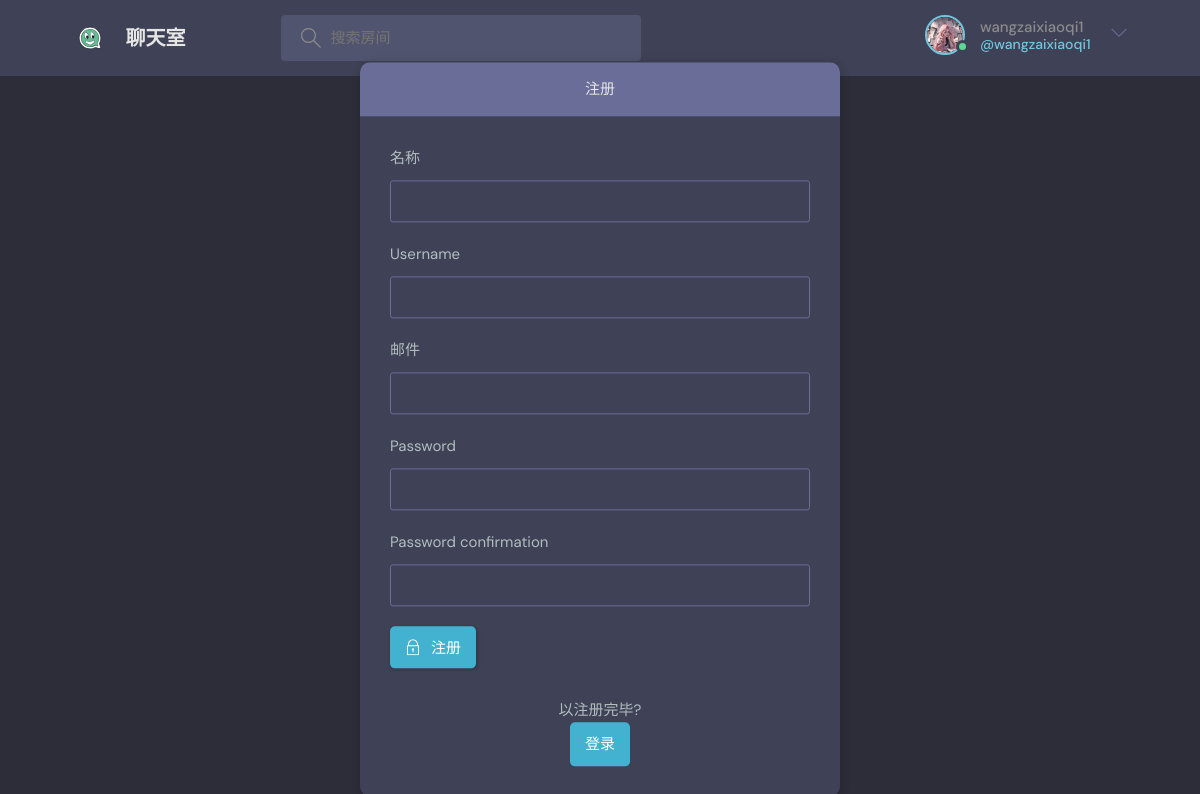
Page /register/ (signed in) on the committed database.
### base/models.py (models this page shows)
class User(AbstractUser):
    name =models.CharField(max_length=200,null=True)
    email=models.EmailField(unique=True, null=True)
    bio=models.TextField(null=True)
    avatar=models.ImageField(null=True,default='avatar.svg')
    score = models.IntegerField(default=0)
    USERNAME_FIELD='email'
    REQUIRED_FIELDS=[]

### base/views.py (the view, shortened to what this page needs)
# urls.py: path('register/', views.registerPage, name="register"),
def registerPage(request):
    form = MyUserCreationForm()
    return render(request, 'base/login_register.html', {'form': form})

### base/forms.py
class MyUserCreationForm(UserCreationForm):
    class Meta:
        model=User
        fields=['name','username','email','password1','password2']

### base/templates/base/login_register.html (shortened to what this page needs)
{%extends 'main.html'%}
{%block content%}
<main class="auth layout">
  {% if page == 'login' %}
  <div class="container">
    <div class="layout__box">
      <div class="layout__boxHeader">
        <div class="layout__boxTitle">
          <h3>用户登录界面</h3>
        </div>
      </div>
      <div class="layout__body">
        <h2 class="auth__tagline">登录</h2>
        <form class="form" action="" method="POST">
          {%csrf_token%}
          <div class="form__group form__group">
            <label for="room_name">邮箱</label>
            <input id="username" name="email" type="text" placeholder="" />
          </div>
          <div class="form__group">
            <label for="password">密码</label>
            <input id="password" name="password" type="password"
              placeholder="" />
          </div>
          <button class="btn btn--main" type="submit">
            <svg version="1.1" xmlns="http://www.w3.org/2000/svg" width="32" height="32" viewBox="0 0 32 32">
              <title>lock</title>
              <path
                d="M27 12h-1v-2c0-5.514-4.486-10-10-10s-10 4.486-10 10v2h-1c-0.553 0-1 0.447-1 1v18c0 0.553 0.447 1 1 1h22c0.553 0 1-0.447 1-1v-18c0-0.553-0.447-1-1-1zM8 10c0-4.411 3.589-8 8-8s8 3.589 8 8v2h-16v-2zM26 30h-20v-16h20v16z">
              </path>
              <path
                d="M15 21.694v4.306h2v-4.306c0.587-0.348 1-0.961 1-1.694 0-1.105-0.895-2-2-2s-2 0.895-2 2c0 0.732 0.413 1.345 1 1.694z">
              </path>
            </svg>
            登录
          </button>
        </form>
        <div class="auth__action">
          <p>是否已注册?</p>
          <a href="{%url 'register'%}" class="btn btn--link">注册</a>
        </div>
      </div>
    </div>
  </div>
  {%else%}
  <div class="container">
    <div class="layout__box">
      <div class="layout__boxHeader">
        <div class="layout__boxTitle">
          <h3>注册</h3>
        </div>
      </div>
      <div class="layout__body">
        <form class="form" action="" method="POST">
          {% for field in form %}
          <div class="form__group form__group">
            <label for="room_name"><div class="form__group">
    <label for="profile_pic">
        {% if field.label == 'Name' %}
            名称
        {% elif field.label == 'Avatar' %}
            头像
        {% elif field.label == 'Email' %}
            邮件
        {% elif field.label == '' %}
            简介
        {% else %}
            {{ field.label }}
        {% endif %}
    </label>
    {{ field }}
</div>
           {% endfor %}
          <button class="btn btn--main" type="submit">
            注册
          </button>
        </form>
        <div class="auth__action">
          <p>以注册完毕?</p>
          <a href="{% url 'login' %}" class="btn btn--link">登录</a>
        </div>
      </div>
    </div>
  </div>
  {%endif%}
</main>
{%endblock content%}

### templates/navbar.html (shortened to what this page needs)
{% load static %}
<header class="header header--loggedIn">
  <div class="container">
    <a href="{% url 'home' %}" class="header__logo">
      <img src="{% static 'images/logo.svg' %}" />
      <h1>聊天室</h1>
    </a>
    <form class="header__search" method="GET" id="searchQuery" action="{% url 'home' %}">
      <label>
        <input name="q" placeholder="搜索房间" onclick="submitSearch()" />
      </label>
    </form>
    <nav class="header__menu">
      {% if request.user.is_authenticated %}
      <div class="header__user">
        <a href="{% url 'user-profile' request.user.id %}">
          <div class="avatar avatar--medium active">
            <img src="{{ request.user.avatar.url }}" />
          </div>
          <p>{{ request.user.username }}<span>@{{ request.user.username }}</span></p>
        </a>
        <button class="dropdown-button" onclick="toggleDropdown()">
          <svg version="1.1" xmlns="http://www.w3.org/2000/svg" width="32" height="32" viewBox="0 0 32 32">
            <title>chevron-down</title>
            <path d="M16 21l-13-13h-3l16 16 16-16h-3l-13 13z"></path>
          </svg>
        </button>
      </div>
      {% endif %}
    </nav>
  </div>
</header>

### rows in the picture
User: user.avatar (picture), user.username "wangzaixiaoqi1"

### other values in the picture
{{ field.label }} "Username" "Password" "Password confirmation"
